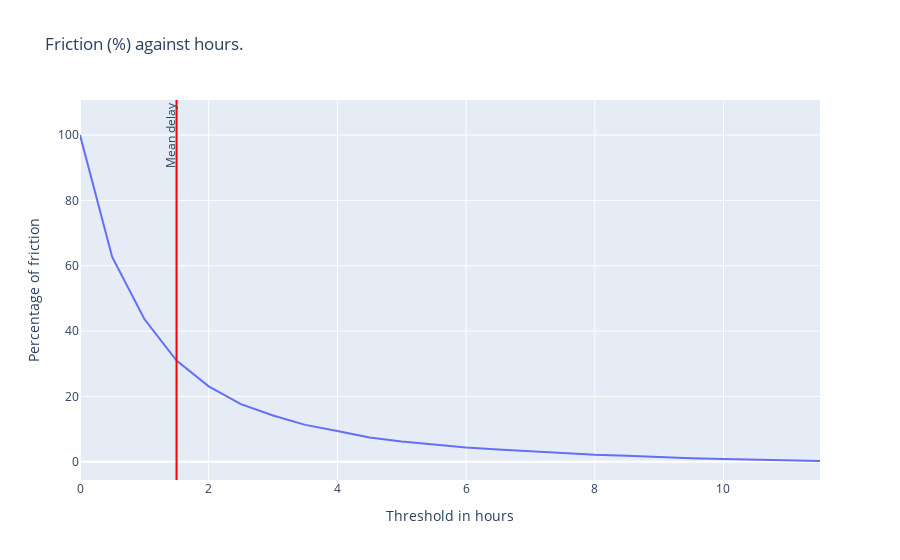

Notebook code for this chart:
### Code cell
thres = px.line(x=list(fric_dic.keys()), y=list(fric_dic.values()), title='Friction (%) against hours.', labels={'x': 'Threshold in hours', 'y': 'Percentage of friction'})
thres.add_vline(x=1.5, line_color='red')
thres.add_annotation(x=1.4, y=max(fric_dic.values()) , text='Mean delay', textangle=-90, showarrow=False)
thres.show()

### Figure 1 — Plotly figure (JSON) as saved in the notebook; plotly's stock layout.template omitted (floating-point values rounded to 4 significant figures)
{"data": [{"hovertemplate": "Threshold in hours=%{x}<br>Percentage of friction=%{y}<extra></extra>", "legendgroup": "", "line": {"color": "#636efa", "dash": "solid"}, "marker": {"symbol": "circle"}, "mode": "lines", "name": "", "orientation": "v", "showlegend": false, "type": "scatter", "x": [0, 0.5, 1, 1.5, 2, 2.5, 3, 3.5, 4, 4.5, 5, 5.5, 6, 6.5, 7, 7.5, 8, 8.5, 9, 9.5, 10, 10.5, 11, 11.5], "xaxis": "x", "y": [100, 62.67, 43.68, 31.01, 23.11, 17.68, 14.16, 11.31, 9.428, 7.452, 6.229, 5.241, 4.388, 3.805, 3.21, 2.66, 2.144, 1.829, 1.437, 1.089, 0.8979, 0.6734, 0.4714, 0.2581], "yaxis": "y"}], "layout": {"annotations": [{"showarrow": false, "text": "Mean delay", "textangle": -90, "x": 1.4, "y": 100}], "legend": {"tracegroupgap": 0}, "shapes": [{"line": {"color": "red"}, "type": "line", "x0": 1.5, "x1": 1.5, "xref": "x", "y0": 0, "y1": 1, "yref": "y domain"}], "title": {"text": "Friction (%) against hours."}, "xaxis": {"anchor": "y", "domain": [0, 1], "title": {"text": "Threshold in hours"}}, "yaxis": {"anchor": "x", "domain": [0, 1], "title": {"text": "Percentage of friction"}}}}
